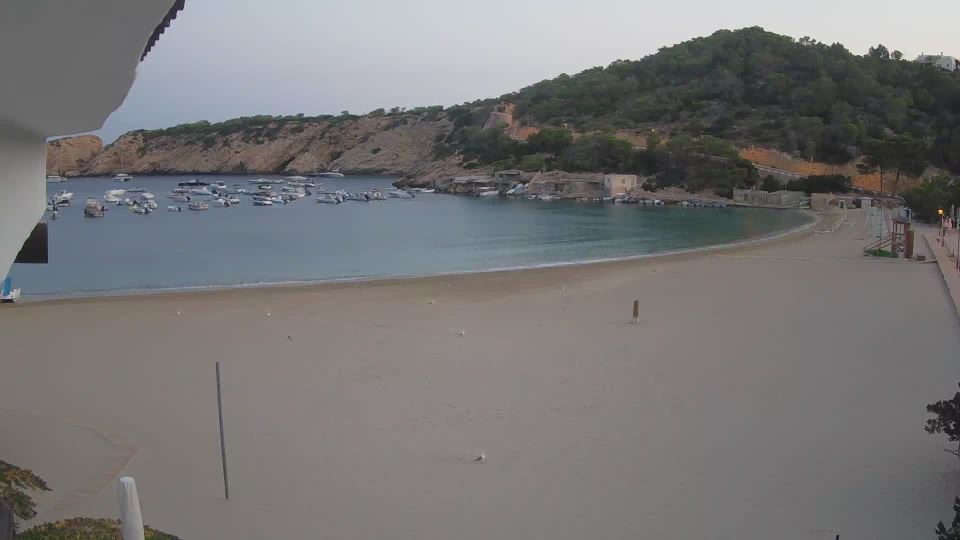
#> input picture images/1.jpg, 1920 x 1080 px (shown at 1/2 size); its folder holds only this picture in this run
$ jupyter execute --allow-errors Feature_Matching.ipynb   (shell and % lines are left out)
#> lines starting #> are read from the running program, lines starting #| are printed output that depends on the picture
<a href="https://colab.research.google.com/github/MinahilRaza/Image_Analysis_Project1/blob/main/Feature_Matching.ipynb" target="_parent"></a>

[cell 1]
import numpy as np
import cv2 as cv
import os
from matplotlib import pyplot as plt
import pandas as pd

[cell 2]
from sklearn import svm
from skimage.feature import hog
from skimage import data, exposure

## Auxiliary Functions

[cell 3]
def display_image(img, width = 15, height= 15, sub_plots= (1,1)):
  fig, axs = plt.subplots(sub_plots[0], sub_plots[1])
  fig.set_figwidth(width)
  fig.set_figheight(height)
  if  sub_plots== (1,1):
    image = cv.cvtColor(img, cv.COLOR_BGR2RGB)
    axs.imshow(image)
  else:
    for n,ax in enumerate(axs.flatten()):
        image1 = cv.cvtColor(img[n], cv.COLOR_BGR2RGB)
        ax.imshow(image1)
  plt.show()

[cell 4]
def visualize_bounding_boxes(image, boxes, format = 1):
  # boxes is a list/array of bounding boxes
  # if format = 1: box is in format (x,y,w,h)
  frame = image.copy()
  for box in boxes:
      if format == 1:
        (x, y, w, h) = box
        x1, y1 = x+w, y+h
      else:
        (x, y, x1, y1) = box
      cv.rectangle(frame, (x, y), (x1, y1), (0, 0, 255), 2)
  display_image(frame)

## Analyze Labels

Read labels from csv file

[cell 5]
labels = pd.read_csv("labels.csv")
#> (reads labels.csv from the repository)
background = pd.read_csv("background.csv")
#> (reads background.csv from the repository)
labels.head()

Plot labels across images

[cell 6]
ax = labels.groupby('image_name')["label_name"].count().plot(kind= 'bar', title="Annotations across Images in the Dataset",stacked=True, colormap='Paired');
ax.set_ylabel("Number of Annotations");
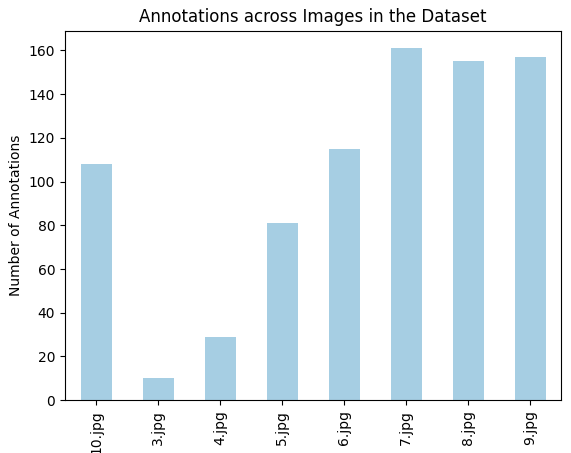
#> figure drawn by matplotlib, 1 panel; tallest bar 161 high, from x = 4.75 to 5.25

[cell 7]
labels[['bbox_width' , 'bbox_height']].plot(kind = "box")
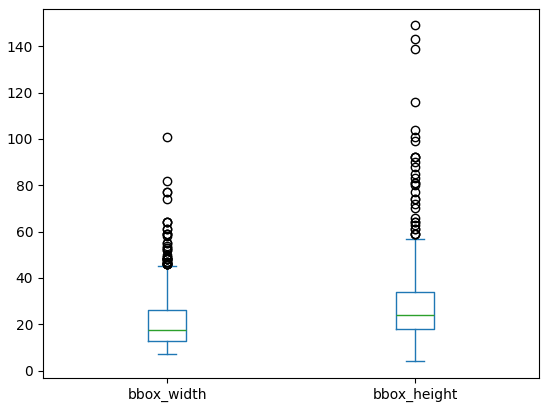
#> figure drawn by matplotlib, 1 panel

[cell 8]
labels[['bbox_width' , 'bbox_height']].max()

[cell 9]
labels[['bbox_width' , 'bbox_height']].min()

Therefore, based on these plots, I would discard the boxes which have a width greater than 120 and height greater than 160. similarly, boxes with area less than 20 would be discarded

[cell 10]
num_images = 10
img_path = "./images/"
# read all frames and store in an array
frames = []
for i in range(num_images):
  path = img_path + str(i+1) + '.jpg'
  print(path)
  frame = cv.imread(path)
#> frame is the input picture: shape (1080, 1920, 3); mean B, G, R 118.6, 118.1, 119.1
  frames.append(frame)

### Region of Interest
Let's visualize labels across one image
As you can see from the image, I am only considering people on the shore. This is because in majority of my images, I had people only in

[cell 11]
boxes = labels[labels.image_name == '10.jpg'][['bbox_x', 'bbox_y', 'bbox_width' , 'bbox_height']].to_numpy()
#> boxes = 108 rows, first 6: [1285, 1008, 33, 72], [1588, 922, 35, 116], [1658, 758, 39, 101], [1715, 784, 31, 74], [1754, 769, 22, 88], [137, 708, 22, 46]
#> (the rest of this cell did not finish here and is left out)
